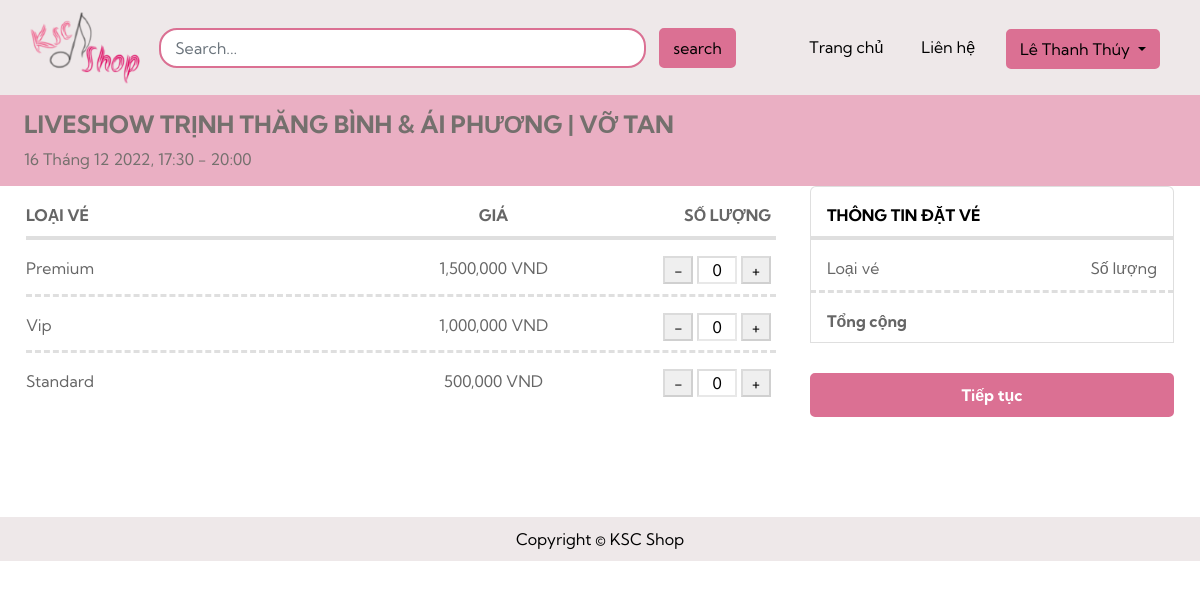
Screenshot of /DoAn_ChinhThuc/DoAn_ChinhThuc/view/payment/index.php?sp=2 (signed in) with the database file from the repository.
### tables this page shows
CREATE TABLE `concert` (
  `MaCC` int(11) NOT NULL,
  `TenCC` varchar(150) DEFAULT NULL,
  `image` longblob NOT NULL,
  `Dvitochuc` varchar(200) NOT NULL,
  `Thoigiandien` date DEFAULT NULL,
  `time_begin` time NOT NULL,
  `time_finish` time NOT NULL,
  `Diadiem` varchar(100) DEFAULT NULL,
  `sodo` longblob NOT NULL
);

CREATE TABLE `ve` (
  `Mave` int(11) NOT NULL,
  `Tenve` varchar(100) DEFAULT NULL,
  `Don_gia` int(11) DEFAULT NULL,
  `Soluongve` int(11) DEFAULT NULL,
  `MaCC` int(11) DEFAULT NULL
);

### DoAn_ChinhThuc/DoAn_ChinhThuc/db/getdata.php (called while the page is built, shortened)
<?php
    function addphay($giatri) {
        $mang = str_split(strrev((string)$giatri), 3);
        $chuoi = implode(',', $mang);
        return strrev($chuoi);
    }
    function addso0($x) {
        if(strlen($x) == 1) {
            $x = "0" . $x;
        }
        return $x;
    }
    $sp_id = $_GET["sp"];
    $sql3 = "SELECT `MaCC`, `TenCC`, `image`, `Dvitochuc`, `Diadiem`, `sodo`, WEEKDAY(Thoigiandien) as thu, day(Thoigiandien) as day, month(Thoigiandien) as month, year(Thoigiandien) as year, hour(time_begin) as hourbd, minute(time_begin) as minutebd, hour(time_finish) as hourkt, minute(time_finish) as minutekt FROM `concert`
            WHERE MaCC= :na";
    $stmt3 = $pdo->prepare($sql3);
    $stmt3->execute(array(
        ':na' => $sp_id
    ));
    $row3=$stmt3->fetch(PDO::FETCH_ASSOC);
    $sql = "SELECT * FROM `ve`
            WHERE MaCC= :na";
    $stmt = $pdo->prepare($sql);
    $stmt->execute(array(
        ':na' => $sp_id
    ));
    $stmt2 = $pdo->prepare($sql);
    $stmt2->execute(array(
        ':na' => $sp_id
    ));
    $text = 1;
    $rows=$stmt2->fetchAll(PDO::FETCH_ASSOC);
?>

### DoAn_ChinhThuc/DoAn_ChinhThuc/view/payment/index.php (the view, shortened to what this page needs)
<?php
    include "../../pdo.php";
    include "../../inc/header.php";
    include "../../db/getdata.php";
    include "../../db/infoconcer.php";
?>
<head>
</head>
<body>
    <link rel="stylesheet" href="../../assets/css/payment.css">
    <div class="can2ben">
        <div class="select khung1">
            <ul class="list-group">
                <li class="list-group-item tieude khung1">
                    <nav class="nav">
                        <li class="nav-link loaive">LOẠI VÉ</li>
                        <li class="nav-link gia">GIÁ</li>
                        <li class="nav-link sl">SỐ LƯỢNG</li>
                    </nav>
                </li>
                <?php
                    while($row = $stmt->fetch(PDO::FETCH_ASSOC)) {
                        $tenve = $row['Tenve'];
                        $ve_id = $row['Mave'];
                        $giave = $row['Don_gia'];
                        if(count($rows) === $text) {
                            echo '<li class="list-group-item khung1" style="border-bottom-style: none;"><nav class="nav"><li class="nav-link loaive">';
                        }
                        else {
                            echo '<li class="list-group-item nd khung1"><nav class="nav"><li class="nav-link loaive">';
                        }
                        echo htmlentities($tenve);
                        echo '</li><li class="nav-link gia">';
                        echo addphay($giave) . " VND";
                        echo '</li><li class="nav-link sl">';
                ?>
                        <input type="button" name="-" class="sl-ve" value="-" onclick="setsl('-', <?php echo $ve_id; ?>, '<?php echo $tenve; ?>', '<?php echo $giave; ?>')">
                        <input type="text" class="sl-ve" id="<?php echo $ve_id; ?>" style="width: 40px" value=0 readonly>
                        <input type="button" name="+" class="sl-ve" value="+" onclick="setsl('+', <?php echo $ve_id; ?>, '<?php echo $tenve; ?>', '<?php echo $giave; ?>')">
                <?php
                        echo '</li></nav></li>';
                        $text += 1;
                    }
                ?>
            </ul>
        </div>
        <div class="select khung2">
            <ul class="list-group" id="list-group">
                <li class="list-group-item tieude">
                    <nav class="nav">
                        <li class="nav-link khung2">THÔNG TIN ĐẶT VÉ</li>
                    </nav>
                </li>
                <li class="list-group-item nd">
                    <nav class="nav">
                        <li class="nav-link khung2-cot1">Loại vé</li>
                        <li class="nav-link khung2-cot2">Số lượng</li>
                    </nav>
                </li>
                <li class="list-group-item" id="tong" style="font-weight: bold;">
                    <nav class="nav">
                        <li class="nav-link" style="width: 133px; text-align: left;">Tổng cộng</li>
                        <li class="nav-link" style="width: 187px; text-align: right;" id="tinhtong"></li>
                    </nav>
                </li>
                <form action="" method="post" id="thaotac">
                    <input class="submit" type="submit" name="submit" value="Tiếp tục">
                </form>
            </ul>
        </div>
    </div>
</body>
<?php include "../../inc/footer.php" ?>

### DoAn_ChinhThuc/DoAn_ChinhThuc/db/infoconcer.php (shortened to what this page needs)
<body>
    <div class="infoconcer">
        <div class="nd">
            <h4><a href="" class="tencc"><?php echo $row3["TenCC"];?></a></h4>
            <?php echo "<p>" . $row3["day"] . " Tháng " . $row3["month"] . " " . $row3["year"] . ", ";
            echo addso0((string)$row3["hourbd"]) . ":" . addso0((string)$row3["minutebd"]) . " - ";
            echo addso0((string)$row3["hourkt"]) . ":" . addso0((string)$row3["minutekt"]) . "</p>"; ?>
        </div>
    </div>
</body>

### DoAn_ChinhThuc/DoAn_ChinhThuc/assets/css/style.css (style rules this page uses)
* { padding: 0; margin: 0; box-sizing: border-box; font-family: 'Kumbh Sans',sans-serif; }

### DoAn_ChinhThuc/DoAn_ChinhThuc/assets/css/payment.css (style rules this page uses)
p { margin: 0; }
.can2ben { text-align: center; margin-bottom: 100px; }
.select { display: inline-block; height: auto; }
.select.khung1 { width: 750px; margin-right: 30px; }
.tieude { border-bottom: 4px solid rgba(0, 0, 0, 0.125); font-weight: bold; }
.nd { border-bottom: dashed rgba(0, 0, 0, 0.125); }
.nav-link { --nav-link-color: rgb(102,102,102); padding-left: 0; padding-right: 0; color: var(--nav-link-color); padding-bottom: 1.5px; }
.nav-link.khung2 { color: black; }
.loaive { width: 375px; text-align: left; }
.gia { width: 185px; text-align: center; }
.sl { width: 185px; text-align: right; }
.khung1 { padding-left: 0; padding-right: 0; border-top-style: none; border-left-style: none; border-right-style: none; }
.sl-ve { width: 30px; text-align: center; border-color: var(--bs-list-group-border-color); cursor: not-allowed; }
.khung2-cot1 { text-align: left; width: 240px; }
.khung2-cot2 { width: 90px; text-align: right; }
.submit { width: 100%; padding: 8px; margin-top: 30px; font-weight: 700; color: white; border-color: palevioletred; background-color: palevioletred; border: 2px solid palevioletred; border-radius: 5px; }

### DoAn_ChinhThuc/DoAn_ChinhThuc/db/infoconcer.php (style rules this page uses)
.infoconcer { --border-color: rgba(0, 0, 0, 0.125); display: flex; justify-content: space-evenly; background-color: rgb(234, 175, 195); }
.infoconcer .nd { padding: 15px; padding-left: 0; width: 1152px; color: rgb(116, 112, 109); border: none; }
.tencc { text-decoration: none; font-weight: 700; color: rgb(116, 112, 109); }

### rows the page displays
concert: TenCC "LIVESHOW TRỊNH THĂNG BÌNH & ÁI PHƯƠNG | VỠ TAN"
ve: Tenve "Premium", Don_gia "1,500,000"
ve: Tenve "Vip", Don_gia "1,000,000"
ve: Tenve "Standard", Don_gia "500,000"

### other values shown
$_SESSION['user_name'] "Lê Thanh Thúy"
$row3["day"] "16"
$row3["month"] "12"
$row3["year"] "2022"
addso0((string)$row3["hourbd"]) "17"
addso0((string)$row3["minutebd"]) "30"
addso0((string)$row3["hourkt"]) "20"
addso0((string)$row3["minutekt"]) "00"
